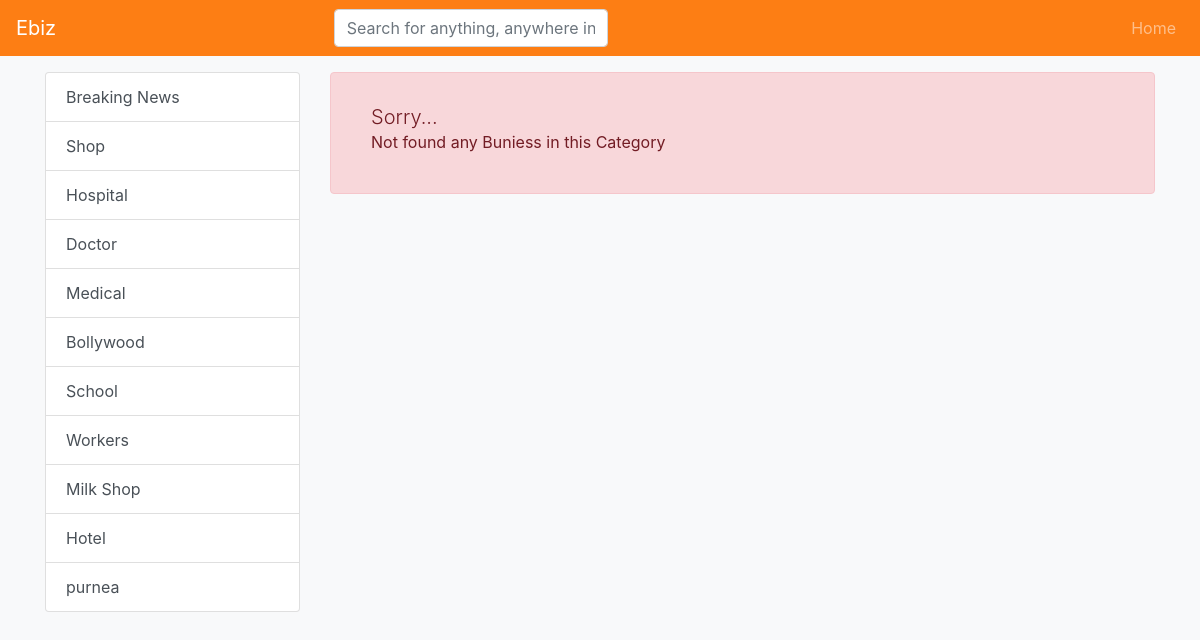
Page /category/1 on the committed database.
### datacode/models.py (models this page shows, shortened)
class Category(models.Model):
    category_name = models.CharField(max_length=200)
    parent_id = models.IntegerField(default=0)

### datacode/views.py (the view)
# urls.py: path('category/<int:cat_id>',views.category,name="category"),
def category(r,cat_id):
    data={"biz":Biz.objects.filter(category=cat_id),"cat":Category.objects.all()}
    return render(r,'cat.html',data)

### templates/cat.html (shortened to what this page needs)
{% extends 'base.html' %}
{% block navbar %}
    <div class="navbar navbar-expand-lg navbar-dark bg-orange">
        <a href="{% url 'homepage' %}" class="navbar-brand">Ebiz</a>
    <form action="{% url 'search' %}" class="mx-auto form-inline"  method="get">
                <div class="form-group">
                    <input type="text"  name="search" value="{{ request.get.search }}" class="form-control ml-1" placeholder="Search for anything, anywhere in india">
                    </div>
            </form>
    <ul class="navbar-nav ml-auto">
        <li class="nav-item">
            <a href="{% url 'homepage' %}" class="nav-link">Home</a>
        </li>
    </ul>
                </div>
{% endblock %}
{% block container %}
    <div class="container mt-3 ">
    <div class="row">
        <div class="col-lg-3">
            {% block sidelist %}
                {{ block.super }}
            {% endblock %}
        </div>
        <div class="col-lg-9">
            <div class="row">
            {% if biz|length < 1 %}
                <div class="col-lg-12">
                <div class="card alert alert-danger">
                    <div class="card-body">
                        <h2 class="lead">Sorry... <br><small>Not found any Buniess in this Category</small></h2>
                    </div>
                </div>
                </div>
            {% endif %}
            </div>
        </div>
    </div>
    </div>
{% endblock %}

### templates/base.html (shortened to what this page needs)
<!DOCTYPE html>
<html lang="en">
<head>
    {% load static %}
    <link rel="stylesheet" href="{% static "bootstrap.css" %}">
</head>
<body class="bg-light">
{% block navbar %}{% endblock %}
{% block container %}
    {% block sidelist %}
            <div class="list-group">
                {% for c in cat %}
                    <a href="{% url 'category' c.id %}" class="list-group-item list-group-item-action">{{ c.category_name }}</a>
                {% endfor %}
            </div>
    {% endblock %}
{% endblock %}
</body>
</html>

### rows in the picture
Category: category_name "Breaking News"
Category: category_name "Shop"
Category: category_name "Hospital"
Category: category_name "Doctor"
Category: category_name "Medical"
Category: category_name "Bollywood"
Category: category_name "School"
Category: category_name "Workers"
Category: category_name "Milk Shop"
Category: category_name "Hotel"
Category: category_name "purnea"
